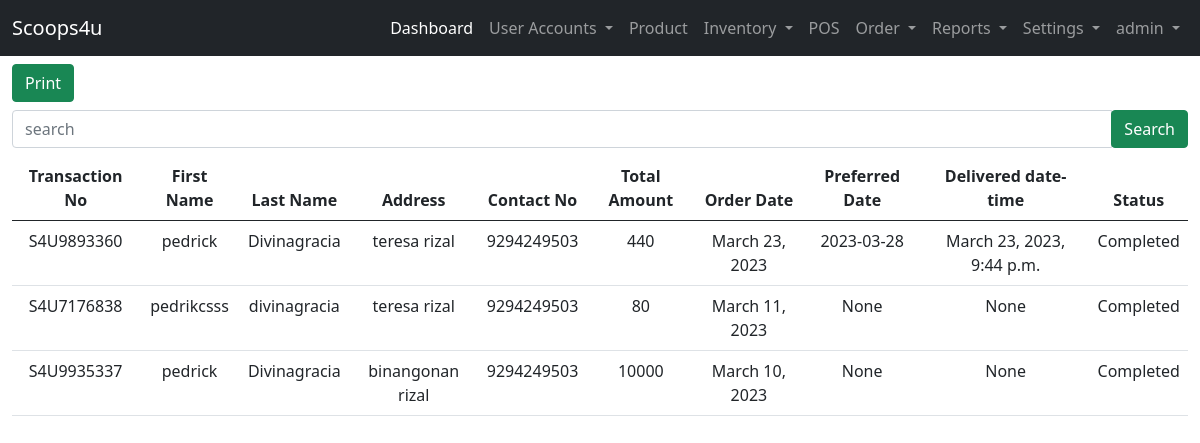
/rider-site/report-deliver/ (signed in), run on the app's committed database.
### landing_page/models.py (models this page shows)
class User(AbstractUser):
    ROLE = ((" "," "),("admin","admin"),("staff","staff"),("reseller","reseller"),("rider","rider"))
    STAT = ((" "," "),("active","active"),("inactive","inactive"))
    role = models.CharField(max_length=50, null=True, default=None, choices=ROLE)
    status = models.CharField(max_length=50, null=True, default=None , choices=STAT)

### admin_site/models.py (models this page shows, shortened)
class Transaction(models.Model):
    ORDERSTATUS = ( ("Pending","Pending"),("Out for Shipping","Out for Shipping"),("Completed","Completed"))
    DELIVERY_OPTION = ( ("pickup","pickup"),("delivery","delivery"))
    transaction_no =  models.CharField(unique=True, max_length=200, null=False,verbose_name='Transaction Number')
    transaction_user = models.CharField(max_length=250, null=True, verbose_name='List Username')
    transaction_fname = models.CharField(max_length=250, null=True, verbose_name='First Name')
    transaction_lname = models.CharField(max_length=250, null=True, verbose_name='Last Name')
    transaction_address = models.TextField(null=False, verbose_name='Address')
    transaction_contactno = models.BigIntegerField( null=True, verbose_name='Contact Number')
    transaction_doption = models.CharField(max_length=250, choices= DELIVERY_OPTION, null=True, verbose_name='Delivery Option')
    transaction_preferred_date = models.CharField(max_length=250,  null=True,   verbose_name='Preferred Date')
    transaction_totalprice =  models.BigIntegerField(null=True, default=0, verbose_name='Total Price')
    created_at =models.DateField(default=timezone.now,  verbose_name='Date Ordered')
    transaction_orderstatus = models.CharField(max_length=250, choices=ORDERSTATUS, null=True, default='Pending',verbose_name='Status')
    transaction_delivered = models.DateTimeField(null=True, blank=True, verbose_name='Delivered Time')

### rider_site/views.py (the view)
# urls.py: path('report-deliver/', views.report_deliver, name='report_deliver'),
@login_required(login_url='landing_page:login')
def report_deliver(request):
    list_transaction = Transaction.objects.filter(transaction_orderstatus = "Completed").order_by('-id')
    context = {
        'list_transaction':list_transaction
    }
    return render(request, 'rider_site/report/index.html',context)

### templates/rider_site/report/index.html (shortened to what this page needs)
{% extends 'admin_site/base.html' %}
{% block template %}
<button onclick="window.print()" class="btn btn-success">Print</button>
<br>
<form action="{% url 'admin_site:search_product' %}" method="get" class="my-2">
    <div class="input-group">
        <input type="text" class="form-control" name="search" placeholder="search" required>
        <div class="input-group-append">
            <button class="btn btn-success">Search</button>
        </div>
    </div>
</form>
<table class="table table-hover text-center" >
    <thead>
        <tr>
           <th>Transaction No</th>
           <th>First Name</th>
           <th>Last Name</th>
           <th>Address</th>
           <th>Contact No</th>
           <th>Total Amount</th>
           <th>Order Date</th>
           <th>Preferred Date</th>
           <th>Delivered date-time</th>
           <th>Status</th>
        </tr>
    </thead>
    {% if list_transaction %}
    <tbody>
        {% for list in list_transaction %}
        <tr>
            <td>{{ list.transaction_no }}</td>
            <td>{{ list.transaction_fname }}</td>
            <td>{{ list.transaction_lname }}</td>
            <td>{{ list.transaction_address }}</td>
            <td>{{ list.transaction_contactno }}</td>
            <td>{{ list.transaction_totalprice }}</td>
            <td>{{ list.created_at }}</td>
            <td>{{ list.transaction_preferred_date }}</td>
            <td>{{ list.transaction_delivered }}</td>
            <td>{{ list.transaction_orderstatus }}</td>
        </tr>
        {% endfor %}
    </tbody>
    {% endif %}
</table>
{% endblock template %}

### templates/admin_site/base.html (shortened to what this page needs)
{% load static %}
<!DOCTYPE html>
<html lang="en">
<head>
    <link href="https://cdn.jsdelivr.net/npm/bootstrap@5.0.2/dist/css/bootstrap.min.css" rel="stylesheet">
    <link rel="stylesheet" href="{% static 'css/sample.css' %}">
  </head>
<body>
  {% if user.role == "admin"%}
    <nav class="navbar navbar-expand-lg navbar-dark bg-dark">
        <div class="container-fluid">
          <a class="navbar-brand" href="#">Scoops4u</a>
          <div class="collapse navbar-collapse" id="navbarNavDropdown">
            <ul class="navbar-nav ms-auto mb-2 mb-lg-0">
              <li class="nav-item">
                <a class="nav-link active" aria-current="page" href="{% url 'admin_site:dashboard'%}">Dashboard</a>
              </li>
              <li class="nav-item dropdown">
                <a class="nav-link dropdown-toggle" href="#" id="navbarDropdownMenuLink" role="button" data-bs-toggle="dropdown" aria-expanded="false">
                  User Accounts
                </a>
              </li>
              <li class="nav-item">
                <a class="nav-link" href="{%url 'admin_site:list_product' %}">Product</a>
              </li>
              <li class="nav-item dropdown">
                <a class="nav-link dropdown-toggle" href="#" id="navbarDropdownMenuLink" role="button" data-bs-toggle="dropdown" aria-expanded="false">
                  Inventory
                </a>
              </li>
              <li class="nav-item">
                <a class="nav-link" href="{%url 'admin_site:pos' %}">POS</a>
              </li>
              <li class="nav-item dropdown">
                <a class="nav-link dropdown-toggle" href="#" id="navbarDropdownMenuLink" role="button" data-bs-toggle="dropdown" aria-expanded="false">
                  Order
                </a>
              </li>
              <li class="nav-item dropdown">
                <a class="nav-link dropdown-toggle" href="#" id="navbarDropdownMenuLink" role="button" data-bs-toggle="dropdown" aria-expanded="false">
                  Reports
                </a>
              </li>
              <li class="nav-item dropdown">
                <a class="nav-link dropdown-toggle" href="#" id="navbarDropdownMenuLink" role="button" data-bs-toggle="dropdown" aria-expanded="false">
                  Settings
                </a>
              </li>
              <li class="nav-item dropdown">
                <a class="nav-link dropdown-toggle" href="#" id="navbarDropdownMenuLink" role="button" data-bs-toggle="dropdown" aria-expanded="false">
                  {{ user }}
                </a>
              </li>
            </ul>
          </div>
        </div>
      </nav>
  {% endif %}
    <div class="container-fluid">
      {% block template %}
      {% endblock template %}
    </div>
</body>
</html>

### data on the page
User: username "admin"
Transaction: transaction_no "S4U9893360", transaction_fname "pedrick", transaction_lname "Divinagracia", transaction_address "teresa rizal", transaction_contactno "9294249503", transaction_totalprice "440", created_at "March 23, 2023", transaction_preferred_date "2023-03-28", transaction_delivered "March 23, 2023, 9:44 p.m.", transaction_orderstatus "Completed"
Transaction: transaction_no "S4U7176838", transaction_fname "pedrikcsss", transaction_lname "divinagracia", transaction_address "teresa rizal", transaction_contactno "9294249503", transaction_totalprice "80", created_at "March 11, 2023", transaction_preferred_date "None", transaction_delivered "None", transaction_orderstatus "Completed"
Transaction: transaction_no "S4U9935337", transaction_fname "pedrick", transaction_lname "Divinagracia", transaction_address "binangonan rizal", transaction_contactno "9294249503", transaction_totalprice "10000", created_at "March 10, 2023", transaction_preferred_date "None", transaction_delivered "None", transaction_orderstatus "Completed"
